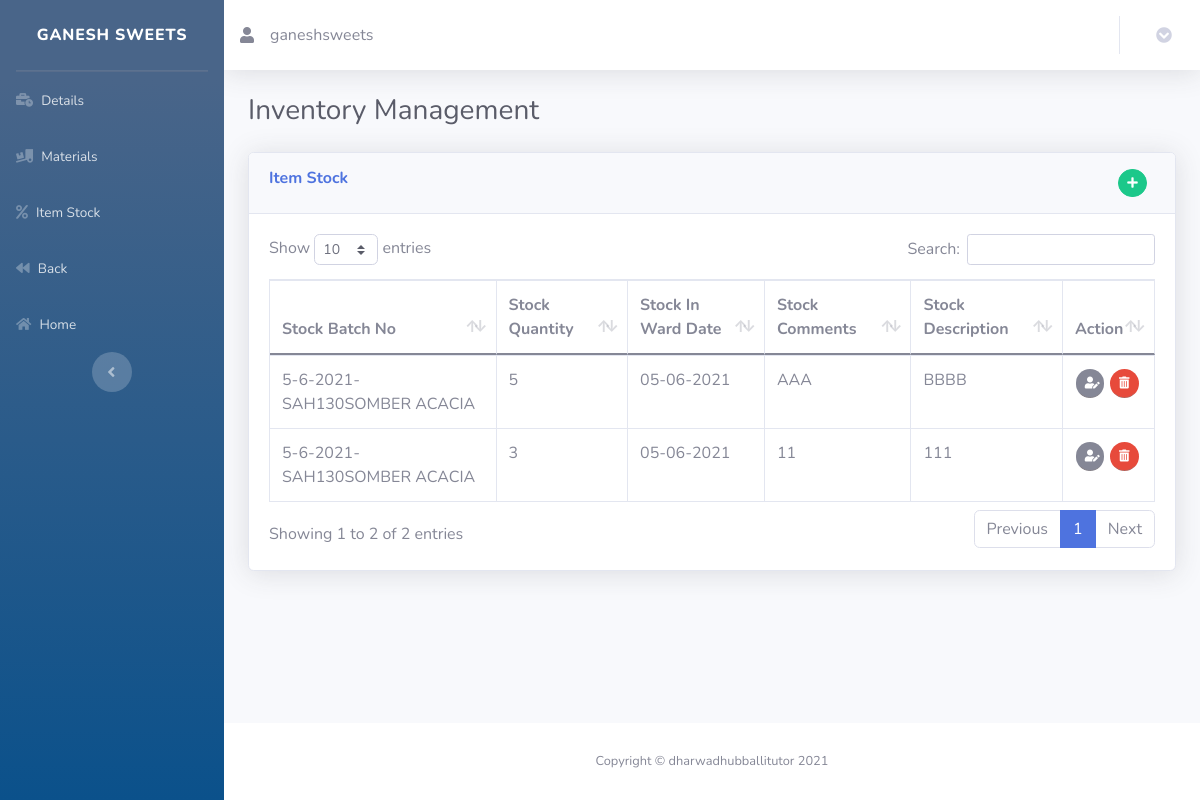
Page /Admin/View/itemstocks.php (signed in) on the committed database.
### tables this page shows
CREATE TABLE IF NOT EXISTS `item_stock` (
  `item_stockid` int(11) NOT NULL AUTO_INCREMENT,
  `item_id` int(11) NOT NULL,
  `item_stockbatchno` varchar(200) NOT NULL,
  `item_stockquantity` int(11) NOT NULL,
  `item_stockinwarddate` datetime NOT NULL DEFAULT CURRENT_TIMESTAMP,
  `item_stockcomments` varchar(500) NOT NULL,
  `item_stockdescription` varchar(500) NOT NULL,
  `item_stockcreatedon` datetime NOT NULL DEFAULT CURRENT_TIMESTAMP,
  `item_stockcreatedby` varchar(200) NOT NULL,
  `item_stockmodifiedon` datetime NOT NULL DEFAULT CURRENT_TIMESTAMP ON UPDATE CURRENT_TIMESTAMP,
  `item_stockmodifiedby` varchar(200) NOT NULL,
  PRIMARY KEY (`item_stockid`)
);

### Admin/DB Operations/item_stocksOps.php (called while the page is built, shortened)
<?php
  require_once "../Model/item_stocksmodel.php";
class DBitemstock
{
    public static function getallItemstock()
    {
      $db=ConnectDb::getInstance();
      $connectionObj=$db->getConnection();
      $sql = "SELECT * FROM item_stock";
      $result = $connectionObj->query($sql);
      $count = mysqli_num_rows($result);
      $itemstocklist=[];
      if ($count>0)
      {
          while ($row = mysqli_fetch_array($result, MYSQLI_ASSOC)) {
        $view=new Item_Stock();
        $view->set_itemid($row['item_id']);
        $view->set_itemstockid($row['item_stockid']);
        $view->set_itemstockbatchno($row['item_stockbatchno']);
        $view->set_itemstockquantity($row["item_stockquantity"]);
        $view->set_itemstockinwarddate(date('d-m-Y',strtotime($row["item_stockinwarddate"])));
        $view->set_itemstockcomments($row["item_stockcomments"]);
        $view->set_itemstockdescription($row["item_stockdescription"]);
        $view->set_itemstockcreatedby($row["item_stockcreatedby"]);
        $view->set_itemstockmodifiedby($row["item_stockmodifiedby"]);
        array_push($itemstocklist,$view);
      }
      } else {
    }
    return $itemstocklist;
    }
}

### Admin/Model/item_stocksmodel.php (called while the page is built, shortened)
<?php
class Item_Stock implements JsonSerializable
{
    private $item_stockid ;
    private	$item_stockbatchno;
    private	$item_stockquantity;
    private	$item_stockinwarddate;
    private $item_stockcomments;
    private $item_stockdescription;
   function set_itemstockid($itemstockid)
    {
        $this->item_stockid =$itemstockid;
    }
    function get_itemstockid()
    {
        return $this->item_stockid ;
    }
    function set_itemstockbatchno($itemstockbatchno)
    {
        $this->item_stockbatchno=$itemstockbatchno;
    }
    function get_itemstockbatchno()
    {
        return $this->item_stockbatchno;
    }
    function set_itemstockquantity($itemstockquantity)
    {
        $this->item_stockquantity=$itemstockquantity;
    }
    function get_itemstockquantity()
    {
        return $this->item_stockquantity;
    }
    function set_itemstockinwarddate($itemstockinwarddate)
    {
        $this->item_stockinwarddate=$itemstockinwarddate;
    }
    function get_itemstockinwarddate()
    {
        return $this->item_stockinwarddate;
    }
    function set_itemstockcomments($itemstockcomments)
    {
        $this->item_stockcomments=$itemstockcomments;
    }
    function get_itemstockcomments()
    {
        return $this->item_stockcomments;
    }
    function set_itemstockdescription($itemstockdescription)
    {
        $this->item_stockdescription =$itemstockdescription;
    }
    function get_itemstockdescription()
    {
        return $this->item_stockdescription;
    }
}

### Admin/View/itemstocks.php (the view, shortened to what this page needs)
<?php
include('inventoryheader.php');
require_once("../DB Operations/item_stocksOps.php");
require_once("../Model/item_stocksmodel.php");
?>
<h1 class="h3 mb-4 text-gray-800">Inventory Management</h1>
<div class="card shadow mb-4">
    <div class="card-header py-3">
        <div class="row">
            <div class="col">
                <h6 class="m-0 font-weight-bold text-primary">Item Stock</h6>
            </div>
            <div class="col" align="right">
                <span data-toggle=modal data-target=#itemstockModal>
                    <button type="button" + class="btn btn-success btn-circle btn-sm"><i class="fas fa-plus"></i></button>
                </span>
            </div>
        </div>
    </div>
    <div class="card-body">
        <div class="table-responsive">
            <table class="table table-bordered" id="itemstock_table" width="100%" cellspacing="0">
                <thead>
                    <tr>
                        <th> Stock Batch No</th>
                        <th> Stock Quantity</th>
                        <th> Stock In Ward Date</th>
                        <th>Stock Comments</th>
                        <th>Stock Description</th>
                        <th>Action</th>
                    </tr>
                </thead>
                <tbody>
                    <?php
                    $itemstocklist = DBitemstock::getallItemstock();
                    foreach ($itemstocklist as $itemstock) {
                        echo "<tr>
                        <td style='display:none'>" . $itemstock->get_itemid() . "</td>
                        <td>" . $itemstock->get_itemstockbatchno() . "</td>
                        <td>" . $itemstock->get_itemstockquantity() . "</td>
                        <td>" . $itemstock->get_itemstockinwarddate() . "</td>
                        <td>" . $itemstock->get_itemstockcomments() . "</td>
                        <td>" . $itemstock->get_itemstockdescription() . "</td>
                        <td><a class='btn btn-secondary btn-circle btn-sm tooltip action-btn' data-toggle='modal' data-target='#editItemstockModal' role='button' data-id='" . $itemstock->get_itemstockid() . "'> <i class='fas fa-user-edit'></i> </a>
                        <a class='btn btn-danger btn-circle btn-sm tooltip action-btn' data-toggle='modal' data-target='#deleteStockModal' name='delete_button' role='button' data-id='" . $itemstock->get_itemstockid() . "'>
                        <i class='fas fa-trash-alt'></i>
                        <span class='tooltiptext'>Delete Stock</span>
                        </a>" . "</td></tr>
                    </span></td></tr>";
                    }
                    ?>
                </tbody>
            </table>
        </div>
    </div>
</div>
<?php include('footer.php'); ?>

### rows in the picture
item_stock: item_stockbatchno "5-6-2021-SAH130SOMBER ACACIA", item_stockquantity "5", itemstockinwarddate "05-06-2021", item_stockcomments "AAA", item_stockdescription "BBBB"
item_stock: item_stockbatchno "5-6-2021-SAH130SOMBER ACACIA", item_stockquantity "3", itemstockinwarddate "05-06-2021", item_stockcomments "11", item_stockdescription "111"

### other values in the picture
$_SESSION['login_user'] "ganeshsweets"
